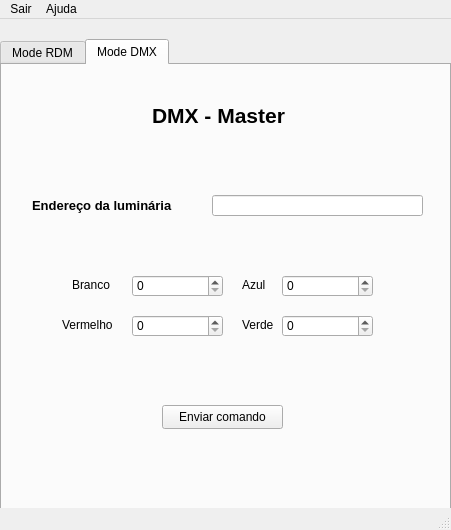
<?xml version="1.0" encoding="UTF-8"?>
<ui version="4.0">
 <class>MainWindow</class>
 <widget class="QMainWindow" name="MainWindow">
  <property name="geometry">
   <rect>
    <x>0</x>
    <y>0</y>
    <width>451</width>
    <height>530</height>
   </rect>
  </property>
  <property name="windowTitle">
   <string>MainWindow</string>
  </property>
  <widget class="QWidget" name="centralwidget">
   <widget class="QTabWidget" name="tabWidget">
    <property name="geometry">
     <rect>
      <x>0</x>
      <y>20</y>
      <width>451</width>
      <height>491</height>
     </rect>
    </property>
    <property name="currentIndex">
     <number>1</number>
    </property>
    <widget class="QWidget" name="RDM_tab">
     <attribute name="title">
      <string>Mode RDM</string>
     </attribute>
     <widget class="QLabel" name="label_9">
      <property name="geometry">
       <rect>
        <x>170</x>
        <y>340</y>
        <width>109</width>
        <height>18</height>
       </rect>
      </property>
      <property name="font">
       <font>
        <pointsize>10</pointsize>
        <bold>true</bold>
       </font>
      </property>
      <property name="text">
       <string>Resposta do slave</string>
      </property>
     </widget>
     <widget class="QLabel" name="label_3">
      <property name="geometry">
       <rect>
        <x>40</x>
        <y>80</y>
        <width>61</width>
        <height>20</height>
       </rect>
      </property>
      <property name="font">
       <font>
        <pointsize>10</pointsize>
        <bold>true</bold>
       </font>
      </property>
      <property name="text">
       <string>Comando</string>
      </property>
     </widget>
     <widget class="QLabel" name="label_2">
      <property name="geometry">
       <rect>
        <x>270</x>
        <y>60</y>
        <width>61</width>
        <height>16</height>
       </rect>
      </property>
      <property name="text">
       <string>Parâmetro</string>
      </property>
     </widget>
     <widget class="QLabel" name="label_10">
      <property name="geometry">
       <rect>
        <x>180</x>
        <y>120</y>
        <width>16</width>
        <height>16</height>
       </rect>
      </property>
      <property name="text">
       <string>0x</string>
      </property>
     </widget>
     <widget class="QLabel" name="label_4">
      <property name="geometry">
       <rect>
        <x>150</x>
        <y>10</y>
        <width>141</width>
        <height>41</height>
       </rect>
      </property>
      <property name="font">
       <font>
        <pointsize>16</pointsize>
        <bold>true</bold>
       </font>
      </property>
      <property name="text">
       <string>RDM - Master</string>
      </property>
     </widget>
     <widget class="QLabel" name="label_11">
      <property name="geometry">
       <rect>
        <x>180</x>
        <y>160</y>
        <width>16</width>
        <height>16</height>
       </rect>
      </property>
      <property name="text">
       <string>0x</string>
      </property>
     </widget>
     <widget class="QLineEdit" name="source_UID">
      <property name="geometry">
       <rect>
        <x>200</x>
        <y>160</y>
        <width>211</width>
        <height>21</height>
       </rect>
      </property>
      <property name="frame">
       <bool>true</bool>
      </property>
     </widget>
     <widget class="QLabel" name="slave_Response">
      <property name="geometry">
       <rect>
        <x>20</x>
        <y>370</y>
        <width>411</width>
        <height>51</height>
       </rect>
      </property>
      <property name="autoFillBackground">
       <bool>true</bool>
      </property>
      <property name="text">
       <string/>
      </property>
     </widget>
     <widget class="QLabel" name="label_5">
      <property name="geometry">
       <rect>
        <x>40</x>
        <y>120</y>
        <width>101</width>
        <height>20</height>
       </rect>
      </property>
      <property name="font">
       <font>
        <pointsize>10</pointsize>
        <bold>true</bold>
       </font>
      </property>
      <property name="text">
       <string>UID de destino</string>
      </property>
     </widget>
     <widget class="QComboBox" name="parametro">
      <property name="geometry">
       <rect>
        <x>200</x>
        <y>80</y>
        <width>211</width>
        <height>22</height>
       </rect>
      </property>
      <item>
       <property name="text">
        <string>Unique Branch</string>
       </property>
      </item>
      <item>
       <property name="text">
        <string>Mute</string>
       </property>
      </item>
      <item>
       <property name="text">
        <string>Unmute</string>
       </property>
      </item>
     </widget>
     <widget class="QLabel" name="label_6">
      <property name="geometry">
       <rect>
        <x>40</x>
        <y>160</y>
        <width>101</width>
        <height>20</height>
       </rect>
      </property>
      <property name="font">
       <font>
        <pointsize>10</pointsize>
        <bold>true</bold>
       </font>
      </property>
      <property name="text">
       <string>UID da fonte</string>
      </property>
     </widget>
     <widget class="QLineEdit" name="port_ID">
      <property name="geometry">
       <rect>
        <x>200</x>
        <y>240</y>
        <width>211</width>
        <height>21</height>
       </rect>
      </property>
      <property name="maxLength">
       <number>32767</number>
      </property>
      <property name="frame">
       <bool>true</bool>
      </property>
     </widget>
     <widget class="QLabel" name="label_7">
      <property name="geometry">
       <rect>
        <x>40</x>
        <y>200</y>
        <width>101</width>
        <height>20</height>
       </rect>
      </property>
      <property name="font">
       <font>
        <pointsize>10</pointsize>
        <bold>true</bold>
       </font>
      </property>
      <property name="text">
       <string>Sub device</string>
      </property>
     </widget>
     <widget class="QLabel" name="label_13">
      <property name="geometry">
       <rect>
        <x>180</x>
        <y>240</y>
        <width>16</width>
        <height>16</height>
       </rect>
      </property>
      <property name="text">
       <string>0x</string>
      </property>
     </widget>
     <widget class="QComboBox" name="classe">
      <property name="geometry">
       <rect>
        <x>120</x>
        <y>80</y>
        <width>68</width>
        <height>22</height>
       </rect>
      </property>
      <item>
       <property name="text">
        <string>DISC</string>
       </property>
      </item>
      <item>
       <property name="text">
        <string>GET</string>
       </property>
      </item>
      <item>
       <property name="text">
        <string>SET</string>
       </property>
      </item>
     </widget>
     <widget class="QLabel" name="label_12">
      <property name="geometry">
       <rect>
        <x>180</x>
        <y>200</y>
        <width>16</width>
        <height>16</height>
       </rect>
      </property>
      <property name="text">
       <string>0x</string>
      </property>
     </widget>
     <widget class="QLabel" name="label">
      <property name="geometry">
       <rect>
        <x>130</x>
        <y>60</y>
        <width>49</width>
        <height>16</height>
       </rect>
      </property>
      <property name="text">
       <string>Classe</string>
      </property>
     </widget>
     <widget class="QPushButton" name="send_command">
      <property name="geometry">
       <rect>
        <x>170</x>
        <y>290</y>
        <width>121</width>
        <height>24</height>
       </rect>
      </property>
      <property name="text">
       <string>Enviar comando</string>
      </property>
     </widget>
     <widget class="QLabel" name="label_8">
      <property name="geometry">
       <rect>
        <x>40</x>
        <y>240</y>
        <width>101</width>
        <height>20</height>
       </rect>
      </property>
      <property name="font">
       <font>
        <pointsize>10</pointsize>
        <bold>true</bold>
       </font>
      </property>
      <property name="text">
       <string>Port ID</string>
      </property>
     </widget>
     <widget class="QLineEdit" name="destination_UID">
      <property name="geometry">
       <rect>
        <x>200</x>
        <y>120</y>
        <width>211</width>
        <height>21</height>
       </rect>
      </property>
      <property name="sizePolicy">
       <sizepolicy hsizetype="Expanding" vsizetype="Fixed">
        <horstretch>0</horstretch>
        <verstretch>0</verstretch>
       </sizepolicy>
      </property>
      <property name="baseSize">
       <size>
        <width>0</width>
        <height>0</height>
       </size>
      </property>
      <property name="inputMask">
       <string/>
      </property>
      <property name="frame">
       <bool>true</bool>
      </property>
     </widget>
     <widget class="QLineEdit" name="sub_device">
      <property name="geometry">
       <rect>
        <x>200</x>
        <y>200</y>
        <width>211</width>
        <height>21</height>
       </rect>
      </property>
      <property name="frame">
       <bool>true</bool>
      </property>
     </widget>
    </widget>
    <widget class="QWidget" name="DMX_tab">
     <attribute name="title">
      <string>Mode DMX</string>
     </attribute>
     <widget class="QLabel" name="label_14">
      <property name="geometry">
       <rect>
        <x>240</x>
        <y>250</y>
        <width>101</width>
        <height>20</height>
       </rect>
      </property>
      <property name="font">
       <font>
        <pointsize>9</pointsize>
        <bold>false</bold>
       </font>
      </property>
      <property name="text">
       <string>Verde</string>
      </property>
     </widget>
     <widget class="QSpinBox" name="spinBox_2">
      <property name="geometry">
       <rect>
        <x>280</x>
        <y>210</y>
        <width>91</width>
        <height>22</height>
       </rect>
      </property>
     </widget>
     <widget class="QPushButton" name="send_command_2">
      <property name="geometry">
       <rect>
        <x>160</x>
        <y>340</y>
        <width>121</width>
        <height>24</height>
       </rect>
      </property>
      <property name="text">
       <string>Enviar comando</string>
      </property>
     </widget>
     <widget class="QSpinBox" name="spinBox_3">
      <property name="geometry">
       <rect>
        <x>280</x>
        <y>250</y>
        <width>91</width>
        <height>22</height>
       </rect>
      </property>
     </widget>
     <widget class="QSpinBox" name="spinBox_4">
      <property name="geometry">
       <rect>
        <x>130</x>
        <y>250</y>
        <width>91</width>
        <height>22</height>
       </rect>
      </property>
     </widget>
     <widget class="QLabel" name="label_15">
      <property name="geometry">
       <rect>
        <x>240</x>
        <y>210</y>
        <width>101</width>
        <height>20</height>
       </rect>
      </property>
      <property name="font">
       <font>
        <pointsize>9</pointsize>
        <bold>false</bold>
       </font>
      </property>
      <property name="text">
       <string>Azul</string>
      </property>
     </widget>
     <widget class="QLabel" name="label_16">
      <property name="geometry">
       <rect>
        <x>70</x>
        <y>210</y>
        <width>101</width>
        <height>20</height>
       </rect>
      </property>
      <property name="font">
       <font>
        <pointsize>9</pointsize>
        <bold>false</bold>
       </font>
      </property>
      <property name="text">
       <string>Branco</string>
      </property>
     </widget>
     <widget class="QLineEdit" name="distination_UID_2">
      <property name="geometry">
       <rect>
        <x>210</x>
        <y>130</y>
        <width>211</width>
        <height>21</height>
       </rect>
      </property>
      <property name="sizePolicy">
       <sizepolicy hsizetype="Expanding" vsizetype="Fixed">
        <horstretch>0</horstretch>
        <verstretch>0</verstretch>
       </sizepolicy>
      </property>
      <property name="baseSize">
       <size>
        <width>0</width>
        <height>0</height>
       </size>
      </property>
      <property name="inputMask">
       <string/>
      </property>
      <property name="frame">
       <bool>true</bool>
      </property>
     </widget>
     <widget class="QLabel" name="label_17">
      <property name="geometry">
       <rect>
        <x>30</x>
        <y>130</y>
        <width>141</width>
        <height>20</height>
       </rect>
      </property>
      <property name="font">
       <font>
        <pointsize>10</pointsize>
        <bold>true</bold>
       </font>
      </property>
      <property name="text">
       <string>Endereço da luminária</string>
      </property>
     </widget>
     <widget class="QLabel" name="label_18">
      <property name="geometry">
       <rect>
        <x>60</x>
        <y>250</y>
        <width>101</width>
        <height>20</height>
       </rect>
      </property>
      <property name="font">
       <font>
        <pointsize>9</pointsize>
        <bold>false</bold>
       </font>
      </property>
      <property name="text">
       <string>Vermelho</string>
      </property>
     </widget>
     <widget class="QSpinBox" name="spinBox">
      <property name="geometry">
       <rect>
        <x>130</x>
        <y>210</y>
        <width>91</width>
        <height>22</height>
       </rect>
      </property>
     </widget>
     <widget class="QLabel" name="label_19">
      <property name="geometry">
       <rect>
        <x>150</x>
        <y>30</y>
        <width>141</width>
        <height>41</height>
       </rect>
      </property>
      <property name="font">
       <font>
        <pointsize>16</pointsize>
        <bold>true</bold>
       </font>
      </property>
      <property name="text">
       <string>DMX - Master</string>
      </property>
     </widget>
    </widget>
   </widget>
  </widget>
  <widget class="QMenuBar" name="menubar">
   <property name="geometry">
    <rect>
     <x>0</x>
     <y>0</y>
     <width>451</width>
     <height>22</height>
    </rect>
   </property>
   <widget class="QMenu" name="menuAjuda">
    <property name="title">
     <string>Ajuda</string>
    </property>
   </widget>
   <widget class="QMenu" name="menuSair">
    <property name="title">
     <string>Sair</string>
    </property>
   </widget>
   <addaction name="menuSair"/>
   <addaction name="menuAjuda"/>
  </widget>
  <widget class="QStatusBar" name="statusbar"/>
  <action name="actionDMX">
   <property name="text">
    <string>RDM</string>
   </property>
  </action>
  <action name="actionRDM">
   <property name="text">
    <string>DMX</string>
   </property>
  </action>
 </widget>
 <resources/>
 <connections/>
</ui>
